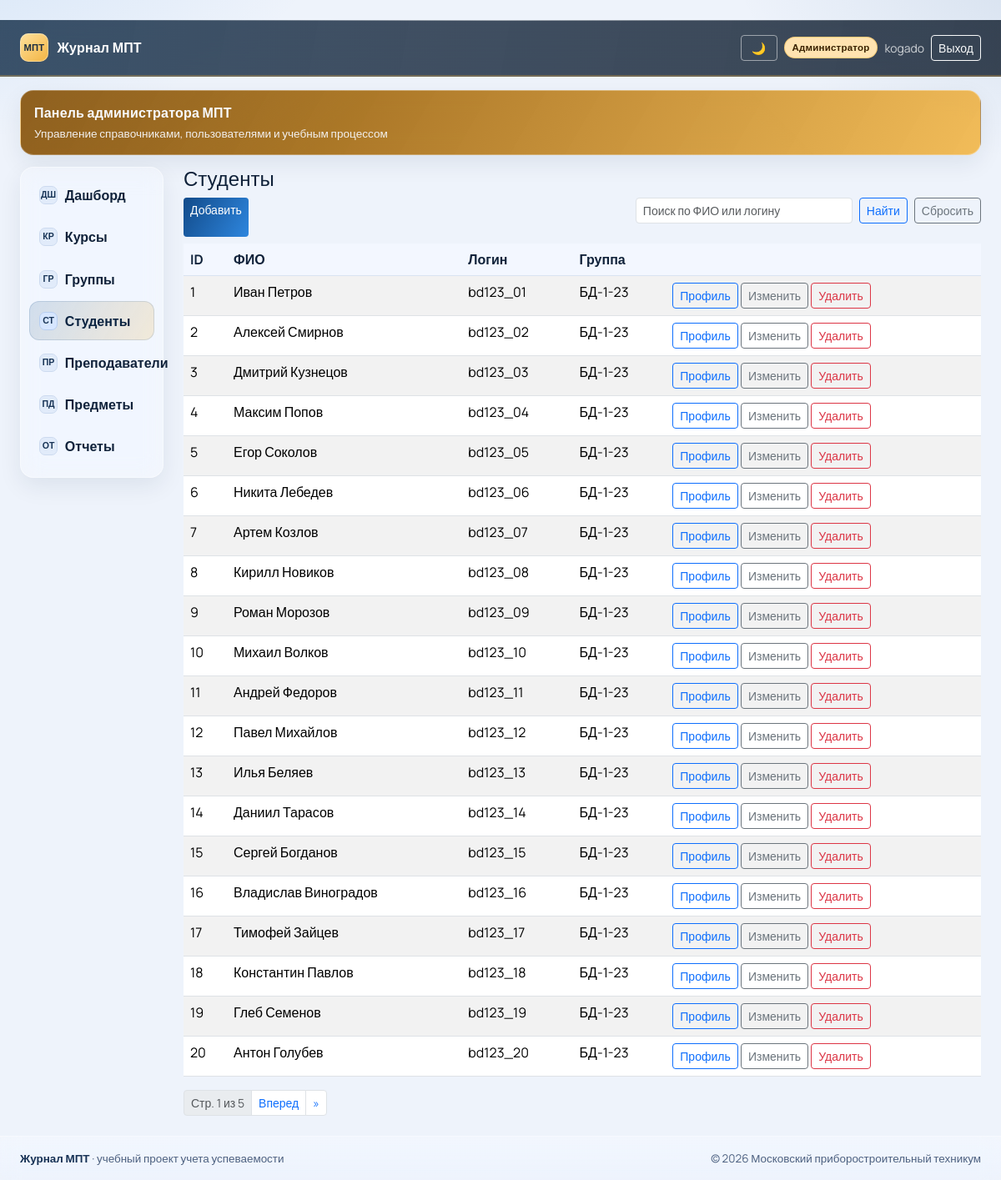
The page /students/ (signed in) on the database its author committed.
### users/models.py (models this page shows, shortened)
class Student(models.Model):
    user = models.OneToOneField(
        User,
        on_delete=models.CASCADE,
        related_name='student_profile',
        verbose_name='Пользователь',
    )
    group = models.ForeignKey(
        'core.Group',
        on_delete=models.CASCADE,
        related_name='students',
        verbose_name='Группа',
    )
    date_of_birth = models.DateField('Дата рождения', null=True, blank=True)
    class Meta:
        verbose_name = 'Студент'
        verbose_name_plural = 'Студенты'

### core/models.py (models this page shows)
class Group(models.Model):
    name = models.CharField('Название группы', max_length=100, unique=True)
    department = models.ForeignKey(
        Department,
        on_delete=models.SET_NULL,
        related_name='groups',
        null=True,
        blank=True,
        verbose_name='Отделение',
    )
    curator = models.ForeignKey(
        User,
        on_delete=models.SET_NULL,
        related_name='curated_groups',
        null=True,
        blank=True,
        verbose_name='Куратор (пользователь преподавателя)',
    )
    source = models.CharField('Источник', max_length=50, default='mpt.ru', db_index=True)
    external_id = models.CharField('Внешний ID', max_length=255, null=True, blank=True, db_index=True)
    is_active = models.BooleanField('Активна', default=True)
    class Meta:
        verbose_name = 'Учебная группа'
        verbose_name_plural = 'Учебные группы'
        ordering = ['name']
        constraints = [
            models.UniqueConstraint(fields=['source', 'external_id'], name='uniq_group_source_external_id'),
        ]
    def __str__(self):
        return self.name

### users/views.py (the view, shortened to what this page needs)
# urls.py: path('students/', views.StudentListView.as_view(), name='student_list'),
class StudentListView(AdminRequiredMixin, ListView):
    model = Student
    template_name = 'users/student_list.html'
    paginate_by = 20
    def get_queryset(self):
        qs = Student.objects.select_related('user', 'group')
        q = (self.request.GET.get('q') or '').strip()
        group = self.request.GET.get('group')
        if group:
            qs = qs.filter(group_id=group)
        return qs
    def get_context_data(self, **kwargs):
        context = super().get_context_data(**kwargs)
        context['q'] = (self.request.GET.get('q') or '').strip()
        return context

### core/context_processors.py (called while the page is built, shortened)
def role_flags(request):
    user = request.user
    is_admin = user.is_superuser or user.groups.filter(name='Admin').exists()
    is_teacher = user.groups.filter(name='Teacher').exists()
    is_student = user.groups.filter(name='Student').exists()
    student_profile_id = None
    if is_student:
        try:
            student_profile_id = user.student_profile.id
        except Exception:
            student_profile_id = None
    display_name = user.get_full_name().strip() or user.username
    return {
        'is_admin': is_admin,
        'is_teacher': is_teacher,
        'is_student': is_student,
        'is_student_only': is_student and not is_teacher and not is_admin,
        'student_profile_id': student_profile_id,
        'display_name': display_name,
    }

### core/permissions.py (called while the page is built)
    def test_func(self):
        return self.request.user.is_superuser or self.request.user.groups.filter(name='Admin').exists()

### users/templates/users/student_list.html (shortened to what this page needs)
﻿{% extends 'base.html' %}
{% block content %}
<h1 class="h4">Студенты</h1>
<div class="d-flex flex-wrap gap-2 mb-2">
  <a class="btn btn-primary btn-sm" href="{% url 'student_add' %}">Добавить</a>
  <form method="get" class="d-flex gap-2 ms-auto">
    <input
      type="text"
      name="q"
      value="{{ q }}"
      class="form-control form-control-sm"
      placeholder="Поиск по ФИО или логину"
      style="min-width: 260px;"
    >
    <button class="btn btn-sm btn-outline-primary" type="submit">Найти</button>
    <a class="btn btn-sm btn-outline-secondary" href="{% url 'student_list' %}">Сбросить</a>
  </form>
</div>
<table class="table table-striped">
  <thead><tr><th>ID</th><th>ФИО</th><th>Логин</th><th>Группа</th><th></th></tr></thead>
  <tbody>
    {% for obj in object_list %}
    <tr>
      <td>{{ obj.id }}</td>
      <td>{{ obj.user.get_full_name|default:obj.user.username }}</td>
      <td class="muted">{{ obj.user.username }}</td>
      <td>{{ obj.group }}</td>
      <td>
        <a class="btn btn-sm btn-outline-primary" href="{% url 'student_detail' obj.id %}">Профиль</a>
        <a class="btn btn-sm btn-outline-secondary" href="{% url 'student_edit' obj.id %}">Изменить</a>
        <a class="btn btn-sm btn-outline-danger" href="{% url 'student_delete' obj.id %}">Удалить</a>
      </td>
    </tr>
    {% endfor %}
  </tbody>
</table>
{% if is_paginated %}
<nav class="mt-3" aria-label="Пагинация студентов">
  <ul class="pagination pagination-sm mb-0">
    <li class="page-item disabled"><span class="page-link">Стр. {{ page_obj.number }} из {{ page_obj.paginator.num_pages }}</span></li>
    {% if page_obj.has_next %}
    <li class="page-item"><a class="page-link" href="?page={{ page_obj.next_page_number }}{% if q %}&q={{ q|urlencode }}{% endif %}">Вперед</a></li>
    <li class="page-item"><a class="page-link" href="?page={{ page_obj.paginator.num_pages }}{% if q %}&q={{ q|urlencode }}{% endif %}">»</a></li>
    {% endif %}
  </ul>
</nav>
{% endif %}
{% endblock %}

### templates/base.html (shortened to what this page needs)
<!doctype html>
<html lang="ru">
<head>
  <link href="https://cdn.jsdelivr.net/npm/bootstrap@5.3.3/dist/css/bootstrap.min.css" rel="stylesheet">
  <link href="https://cdn.jsdelivr.net/npm/tom-select@2.3.1/dist/css/tom-select.bootstrap5.min.css" rel="stylesheet">
</head>
<body>
<nav class="navbar navbar-expand-lg navbar-dark topbar">
  <div class="container-fluid px-3 px-md-4 py-2">
    <a class="brand" href="{% url 'dashboard' %}">
      <span class="brand-mark">МПТ</span>
      <span>Журнал МПТ</span>
    </a>
    <div class="ms-auto d-flex align-items-center gap-2 text-white">
      <button id="themeToggle" type="button" class="btn btn-sm btn-outline-light theme-toggle" title="Сменить тему">🌙</button>
      {% if user.is_authenticated %}
      {% if is_admin %}
      <span class="role-badge role-admin">Администратор</span>
      {% elif is_teacher %}
      <span class="role-badge role-teacher">Преподаватель</span>
      {% elif is_student %}
      <span class="role-badge role-student">Студент</span>
      {% endif %}
      <span class="small opacity-75">{{ display_name }}</span>
      <form method="post" action="{% url 'logout' %}" class="m-0">
        <button type="submit" class="btn btn-sm btn-outline-light">Выход</button>
      </form>
      {% endif %}
    </div>
  </div>
</nav>
<div class="container-fluid shell px-3 px-md-4 app-shell">
  {% if user.is_authenticated and is_admin %}
  <section class="mpt-banner banner-admin">
    <p class="mpt-banner-title">Панель администратора МПТ</p>
    <p class="mpt-banner-subtitle">Управление справочниками, пользователями и учебным процессом</p>
  </section>
  {% elif user.is_authenticated and is_teacher %}
  <section class="mpt-banner banner-teacher">
    <p class="mpt-banner-title">Рабочее место преподавателя</p>
    <p class="mpt-banner-subtitle">Курсы, журнал, посещаемость и отчеты по группам</p>
  </section>
  {% elif user.is_authenticated and is_student %}
  <section class="mpt-banner banner-student">
    <p class="mpt-banner-title">Личный кабинет студента</p>
    <p class="mpt-banner-subtitle">Предметы, оценки, посещаемость и персональный журнал</p>
  </section>
  {% else %}
  <section class="mpt-banner banner-teacher">
    <p class="mpt-banner-title">Московский приборостроительный техникум</p>
    <p class="mpt-banner-subtitle">Единая система контроля успеваемости, посещаемости и отчетности</p>
  </section>
  {% endif %}
  <div class="row g-3 g-lg-4">
    {% if user.is_authenticated %}
    <aside class="col-12 col-lg-3 col-xl-2">
      <div class="sidebar">
        {% if is_student_only %}
          {% if student_profile_id %}
            <a class="nav-linkx {% if '/students/' in request.path %}active{% endif %}" href="{% url 'student_detail' student_profile_id %}">
              <span class="nav-ico">ПС</span>
              <span>Профиль студента</span>
            </a>
          {% endif %}
        {% else %}
        <a class="nav-linkx {% if request.path == '/' %}active{% endif %}" href="{% url 'dashboard' %}">
          <span class="nav-ico">ДШ</span>
          <span>Дашборд</span>
        </a>
        <a class="nav-linkx {% if '/courses/' in request.path %}active{% endif %}" href="{% url 'course_list' %}">
          <span class="nav-ico">КР</span>
          <span>Курсы</span>
        </a>
          {% if is_admin %}
          <a class="nav-linkx {% if '/groups/' in request.path %}active{% endif %}" href="{% url 'group_list' %}">
            <span class="nav-ico">ГР</span>
            <span>Группы</span>
          </a>
          <a class="nav-linkx {% if '/students/' in request.path %}active{% endif %}" href="{% url 'student_list' %}">
            <span class="nav-ico">СТ</span>
            <span>Студенты</span>
          </a>
          <a class="nav-linkx {% if '/teachers/' in request.path %}active{% endif %}" href="{% url 'teacher_list' %}">
            <span class="nav-ico">ПР</span>
            <span>Преподаватели</span>
          </a>
          <a class="nav-linkx {% if '/subjects/' in request.path %}active{% endif %}" href="{% url 'subject_list' %}">
            <span class="nav-ico">ПД</span>
            <span>Предметы</span>
          </a>
          {% endif %}
          {% if is_admin or is_teacher %}
          <a class="nav-linkx {% if '/reports' in request.path %}active{% endif %}" href="{% url 'reports_index' %}">
            <span class="nav-ico">ОТ</span>
            <span>Отчеты</span>
          </a>
          {% endif %}
        {% endif %}
      </div>
    </aside>
    {% endif %}
    <main class="{% if user.is_authenticated %}col-12 col-lg-9 col-xl-10{% else %}col-12 d-flex justify-content-center{% endif %}">
      {% block content %}{% endblock %}
    </main>
  </div>
</div>
<footer class="mpt-footer">
  <div class="container-fluid px-3 px-md-4">
    <div class="mpt-footer-inner">
      <div><strong>Журнал МПТ</strong> · учебный проект учета успеваемости</div>
      <div class="text-end">© 2026 Московский приборостроительный техникум</div>
    </div>
  </div>
</footer>
</body>
</html>

### rows shown on the page
Student: id "1", user.get_full_name "Иван Петров", user.username "bd123_01", group "БД-1-23"
Student: id "2", user.get_full_name "Алексей Смирнов", user.username "bd123_02", group "БД-1-23"
Student: id "3", user.get_full_name "Дмитрий Кузнецов", user.username "bd123_03", group "БД-1-23"
Student: id "4", user.get_full_name "Максим Попов", user.username "bd123_04", group "БД-1-23"
Student: id "5", user.get_full_name "Егор Соколов", user.username "bd123_05", group "БД-1-23"
Student: id "6", user.get_full_name "Никита Лебедев", user.username "bd123_06", group "БД-1-23"
Student: id "7", user.get_full_name "Артем Козлов", user.username "bd123_07", group "БД-1-23"
Student: id "8", user.get_full_name "Кирилл Новиков", user.username "bd123_08", group "БД-1-23"
Student: id "9", user.get_full_name "Роман Морозов", user.username "bd123_09", group "БД-1-23"
Student: id "10", user.get_full_name "Михаил Волков", user.username "bd123_10", group "БД-1-23"
Student: id "11", user.get_full_name "Андрей Федоров", user.username "bd123_11", group "БД-1-23"
Student: id "12", user.get_full_name "Павел Михайлов", user.username "bd123_12", group "БД-1-23"
Student: id "13", user.get_full_name "Илья Беляев", user.username "bd123_13", group "БД-1-23"
Student: id "14", user.get_full_name "Даниил Тарасов", user.username "bd123_14", group "БД-1-23"
Student: id "15", user.get_full_name "Сергей Богданов", user.username "bd123_15", group "БД-1-23"
Student: id "16", user.get_full_name "Владислав Виноградов", user.username "bd123_16", group "БД-1-23"
Student: id "17", user.get_full_name "Тимофей Зайцев", user.username "bd123_17", group "БД-1-23"
Student: id "18", user.get_full_name "Константин Павлов", user.username "bd123_18", group "БД-1-23"
Student: id "19", user.get_full_name "Глеб Семенов", user.username "bd123_19", group "БД-1-23"
Student: id "20", user.get_full_name "Антон Голубев", user.username "bd123_20", group "БД-1-23"

### other values the page prints
{{ display_name }} "kogado"
{{ page_obj.number }} "1"
{{ page_obj.paginator.num_pages }} "5"
